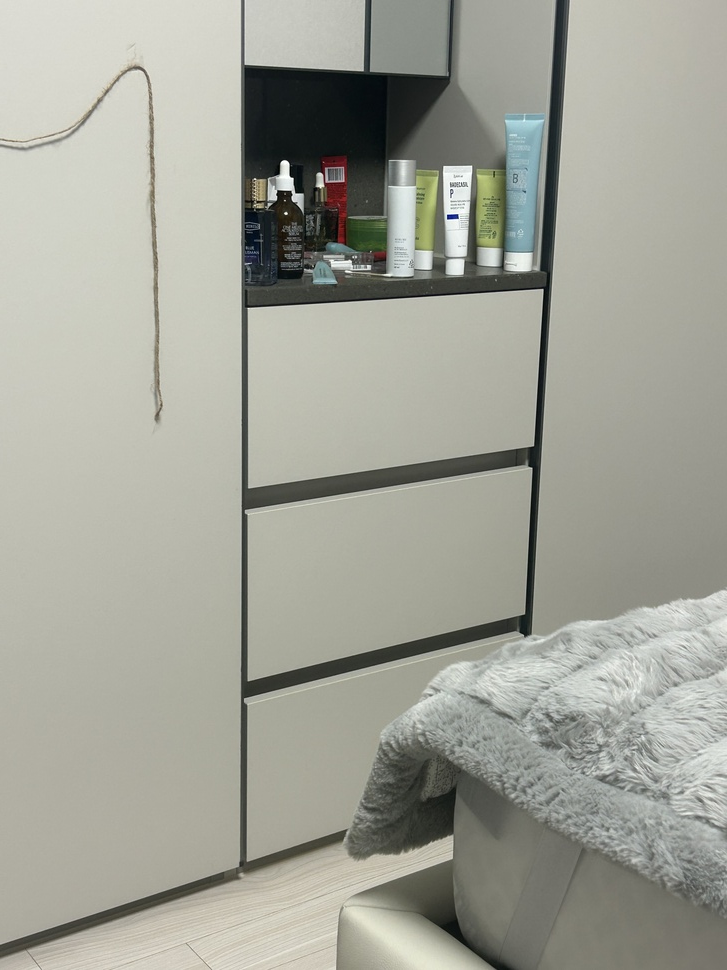
#> input picture jeongwon_outline/images/input.jpg, 727 x 970 px, shrunk from 3024 x 4032 before the run
$ python outline.py
#> lines starting #> are read from the running program, lines starting #| are printed output that depends on the picture; after the words box and inside, x2 and y2 are one past the last pixel; in counts of white or black regions, pixels touching at a corner belong together
import cv2
import numpy as np

def main():
    # 1. 이미지 읽기
    img = cv2.imread("images/input.jpg")
#> img is the input picture: shape (970, 727, 3); mean B, G, R 152.2, 162.6, 161.6
    if img is None:
        print("이미지를 찾지 못했습니다. 경로와 파일명을 확인하세요.")
        return

    # 2. 그레이스케일 + 블러
    gray = cv2.cvtColor(img, cv2.COLOR_BGR2GRAY)
    blur = cv2.GaussianBlur(gray, (5, 5), 0)

    # 3. 에지 검출 (Canny)
    edges = cv2.Canny(blur, 50, 150)
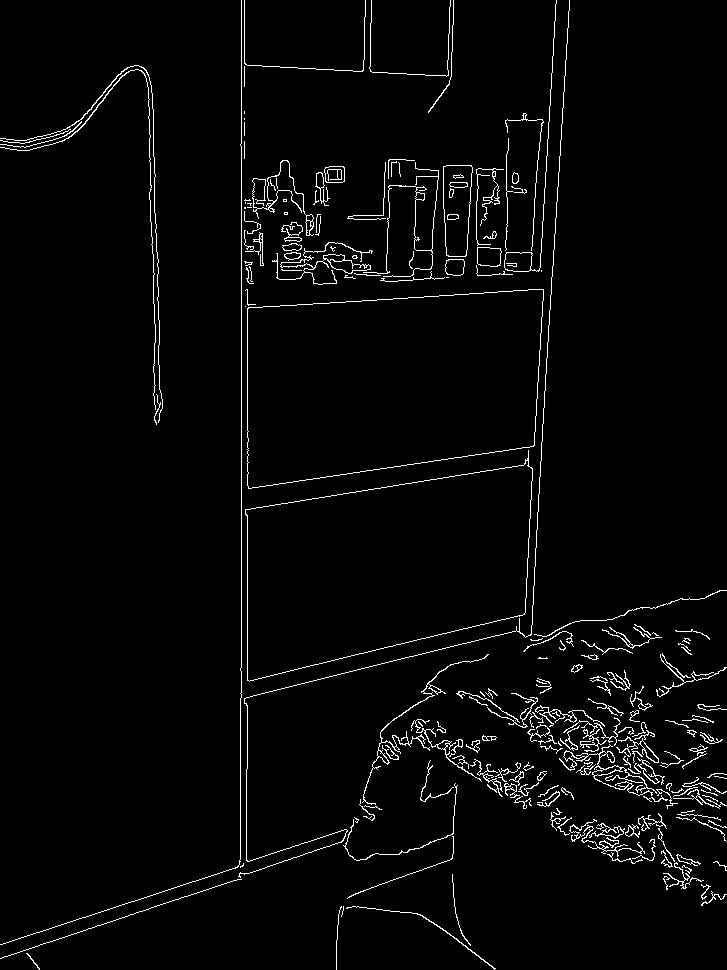
#> edges: shape (970, 727); 2.8% white in thin lines or dots

    # 4. 외곽선(contour) 찾기 - 가장 바깥쪽만
    contours, _ = cv2.findContours(
        edges, cv2.RETR_EXTERNAL, cv2.CHAIN_APPROX_SIMPLE
    )
#> contours = 200 contours, 138 with area under 20; largest, box (x1, y1, x2, y2) and area: (247, 289, 544, 489) 49020, (245, 450, 533, 682) 45167, (443, 165, 473, 257) 2268, (504, 0, 557, 272) 488, (272, 242, 373, 285) 484
    if not contours:
        print("외곽선을 찾지 못했습니다.")
        return

    # 5. 가장 큰(contourArea가 제일 큰) 외곽선 하나 선택
    main_contour = max(contours, key=cv2.contourArea)
#> main_contour = contour of 169 points, box (x1, y1, x2, y2) (247, 289, 544, 489), area 49020

    # 6. 원본 이미지 복사 후, 초록색으로 외곽선 그리기
    result = img.copy()
    cv2.drawContours(result, [main_contour], -1, (0, 255, 0), 2)

    # 7. 외곽선 점들을 기준으로 직선 피팅해서 중심 방향 선 그리기
    vx, vy, x0, y0 = cv2.fitLine(
        main_contour, cv2.DIST_L2, 0, 0.01, 0.01
    )
#> vx = [0.938]; vy = [-0.347]; x0 = [386.6]; y0 = [415.3]

    rows, cols = result.shape[:2]
#> rows = 970; cols = 727

    # fitLine으로 얻은 직선을 이미지 왼쪽 끝~오른쪽 끝까지 연장
    left_y = int((-x0 * vy / vx) + y0)
#> left_y = 558
    right_y = int(((cols - x0) * vy / vx) + y0)
#> right_y = 289

    cv2.line(
        result,
        (0, left_y),
        (cols - 1, right_y),
        (0, 0, 255),   # 빨간색
        2
    )
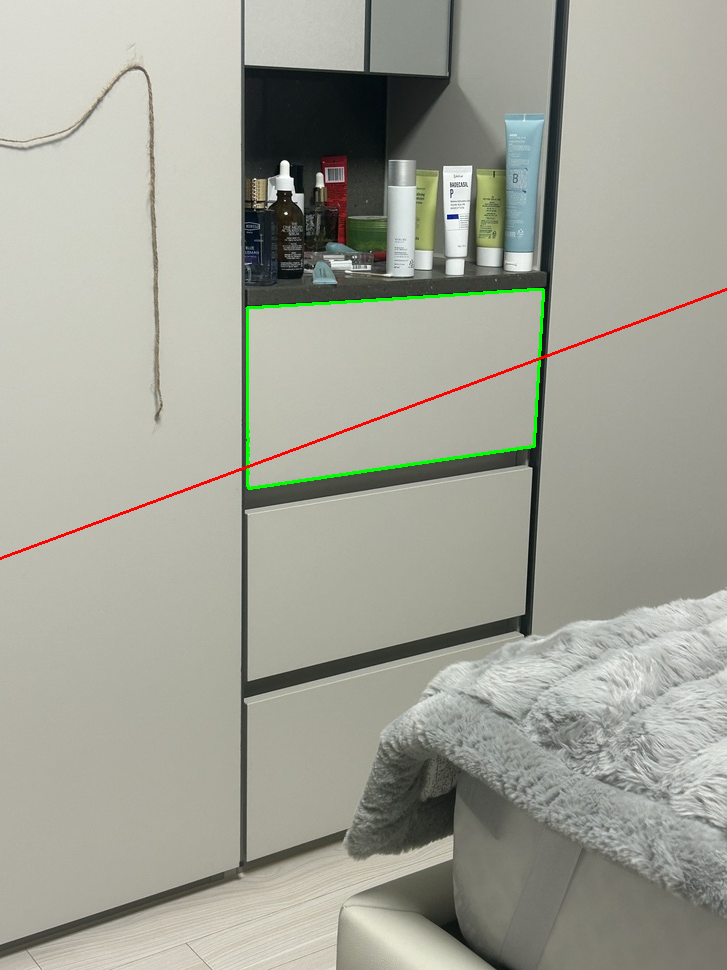
#> result: shape (970, 727, 3); mean B, G, R 151.2, 162.6, 161.3

    # 8. 결과 저장
    cv2.imwrite("images/output.jpg", result)
    print("완료! images/output.jpg 파일이 생성되었습니다.")

if __name__ == "__main__":
    main()
